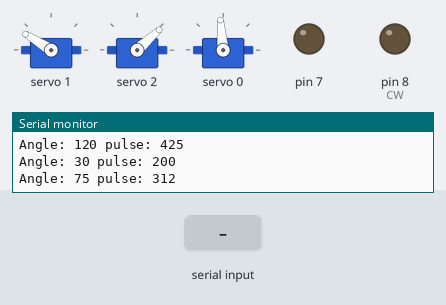
The sketch below on a simulated Arduino Uno, built with avr-gcc and run on an emulated ATmega328P. Parts: 3 × servo, output pins drawn as LEDs (lit = HIGH), the last lines printed to the serial monitor. The inputs (shaded band) are chosen by the test bench. Pins used as bus, display or sensor lines are not drawn.

Above: at 1.2 s.
1.3 s: "w" received over the second serial link
At 1.6 s:
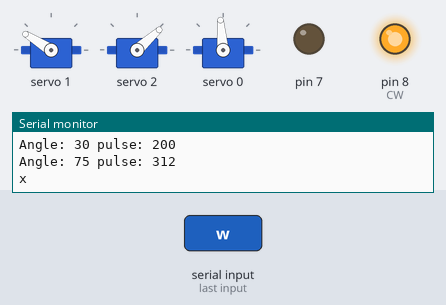
2.8 s: "c" received over the second serial link
At 3.9 s:
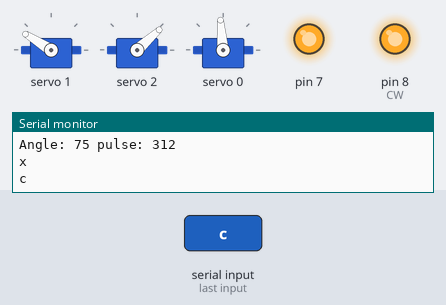
4.3 s: "x" received over the second serial link
At 5.1 s:
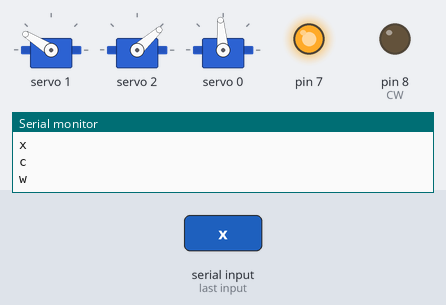
5.8 s: "r" received over the second serial link
At 6.3 s:
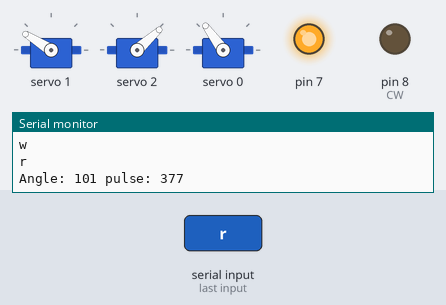
7.3 s: "e" received over the second serial link
At 8.5 s:
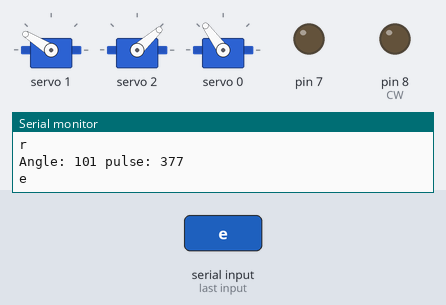
8.8 s: "u" received over the second serial link
At 9.7 s:
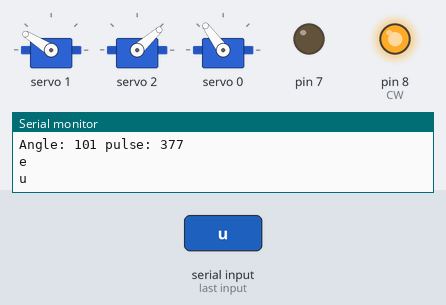
Timing chart, 0 to 11.3 s (numbered marks = the images above; inputs shaded):
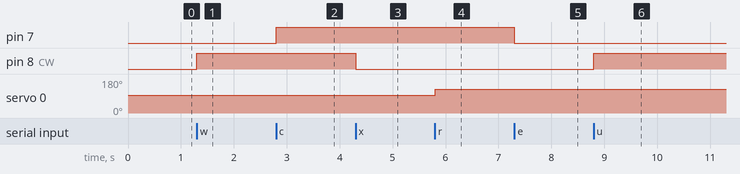

Measured:
- after the input at 1.3 s, pin 8 (CW): LOW → HIGH at once
- after the input at 2.8 s, pin 7: LOW → HIGH at once
- after the input at 4.3 s, pin 8 (CW): HIGH → LOW at once
- after the input at 5.8 s, servo 0: 95° → 126° at once
- after the input at 7.3 s, pin 7: HIGH → LOW at once
- after the input at 8.8 s, pin 8 (CW): LOW → HIGH at once

The sketch:

________UNO.ino
```cpp
/*主要維護者，E14074188鄭博文*/
#include <Stepper.h>
#include <SoftwareSerial.h>
#include <Wire.h>
#include <Adafruit_PWMServoDriver.h>

SoftwareSerial BTSerial(10, 11); // RX | TX

// 呼叫伺服驅動程式函數，預設I2C位址為 0x40
Adafruit_PWMServoDriver pwm = Adafruit_PWMServoDriver();

#define FREQUENCY 50
#define SERVOMIN  125 // this is the 'minimum' pulse length count (out of 4096)
#define SERVOMAX  575 // this is the 'maximum' pulse length count (out of 4096)
int angle;
int earBopen=40;
int earBclose=90;
int earCopen=100;
int earCclose=50;
int earC=100;
int earB=40;

void setup() {
  BTSerial.begin(38400);
  pinMode(7, OUTPUT);  //   direction  second_arm
  pinMode(6, OUTPUT); //  step (PWM)  second_arm
  pinMode(8, OUTPUT);  //CW+   direction
  pinMode(9, OUTPUT); //CLK+  step  PWM
    //  digitalWrite(8, LOW);//主臂(行星齒輪LOW往後  HIGH往前 4800step/rev)
  Serial.begin(9600);

  pwm.begin();
  pwm.setPWMFreq(FREQUENCY);  // This is the maximum PWM frequency
  pwm.setPWM(1, 0, angleToPulse(120) ); //C，120升起來  ear 歸位(上)
  pwm.setPWM(2, 0, angleToPulse(30) ); //B，75升起來   ear 歸位(上)     抓C 閉40 開100
  angle = 75;
  pwm.setPWM(0, 0, angleToPulse(angle) );
}

int angleToPulse(int ang){
   int pulse = map(ang,0, 180, SERVOMIN,SERVOMAX);// map angle of 0 to 180 to Servo min and Servo max
   Serial.print("Angle: ");Serial.print(ang);
   Serial.print(" pulse: ");Serial.println(pulse);
   return pulse;
}

void loop() {
  char input = BTSerial.read();

  int counterclockwise,stoppoint,clockwise;
  counterclockwise=250;
  stoppoint=320;
  clockwise=360;

  switch(input){
    case 'x':
    Serial.print("w \n");
      digitalWrite(8, LOW);
      analogWrite(9, 127);//(pin,0~255) 255會以digital輸出
    break;
    case 's':
      Serial.print("s \n");
      analogWrite(9, 0);
    break;
    case 'w':
      Serial.print("x \n");
        digitalWrite(8, HIGH);
        analogWrite(9, 127);
    break;
    case 'e':
      Serial.print("e \n");
        digitalWrite(7, LOW);
        analogWrite(6, 127);
    break;
    case 'd':
      Serial.print("d \n");
        analogWrite(6, 0);
    break;
    case 'c':
      Serial.print("c \n");
        digitalWrite(7, HIGH);
        analogWrite(6, 127);
    break;
    case 'u':
      Serial.print("u \n");
      digitalWrite(7,LOW);
      analogWrite(6,127);

      digitalWrite(8,HIGH);
      analogWrite(9,127);
    break;
    case 'j':
      Serial.print("j \n");
      digitalWrite(7,HIGH);
      analogWrite(6,127);
      digitalWrite(8,LOW);
      analogWrite(9,127);
    break;


    //fork  'r':  'v': 'f':
    case 'r':  //fork up
     Serial.print("r \n");
        angle=101;
        pwm.setPWM(0, 0, angleToPulse(angle));

    break;
    case 'f':  //fork mid
      Serial.print("f \n");
      angle=85;
      pwm.setPWM(0, 0, angleToPulse(85));

    break;
    case 'v':   //fork down
      Serial.print("v \n");
       angle=61;
       pwm.setPWM(0, 0, angleToPulse(angle) );
    break;


    //ear 't'up  'b'down
    case 't':
      Serial.print("t \n");
      pwm.setPWM(1, 0, angleToPulse(earBopen) ); //earB，40
      pwm.setPWM(2, 0, angleToPulse(earCopen) ); //earC，100開
      //pwm.setPWM(1, 0, angleToPulse(120) ); //earC，120升起來
      //pwm.setPWM(2, 0, angleToPulse(75) ); //earB，75升起來
    break;
    case 'b':
      Serial.print("b \n");

      pwm.setPWM(2, 0, angleToPulse(100) );
      pwm.setPWM(1, 0, angleToPulse(40) );
      delay(100);
      pwm.setPWM(1, 0, angleToPulse(50) );
      pwm.setPWM(2, 0, angleToPulse(90) );
      delay(100);
      pwm.setPWM(1, 0, angleToPulse(60) );
      pwm.setPWM(2, 0, angleToPulse(80) );
      delay(100);
      pwm.setPWM(1, 0, angleToPulse(70) );
      pwm.setPWM(2, 0, angleToPulse(70) );
      delay(100);
      pwm.setPWM(1, 0, angleToPulse(80) );
      pwm.setPWM(2, 0, angleToPulse(60) );
      delay(100);
      pwm.setPWM(1, 0, angleToPulse(earBclose) ); //earB，90閉
      pwm.setPWM(2, 0, angleToPulse(earCclose) );//earC，50閉
      //pwm.setPWM(1, 0, angleToPulse(50) ); //earC，50壓下去
      //pwm.setPWM(2, 0, angleToPulse(140) ); //earB，140壓下去
    break;

    /*case 'y':
      Serial.print("y \n");
      pwm.setPWM(3, 0, angleToPulse(40) ); //C，40壓下去

    break;
    case 'h':
      Serial.print("h \n");
      pwm.setPWM(3, 0, angleToPulse(85) ); //C，85升

    break;
    */


    default:
    break;
  }

}
```
